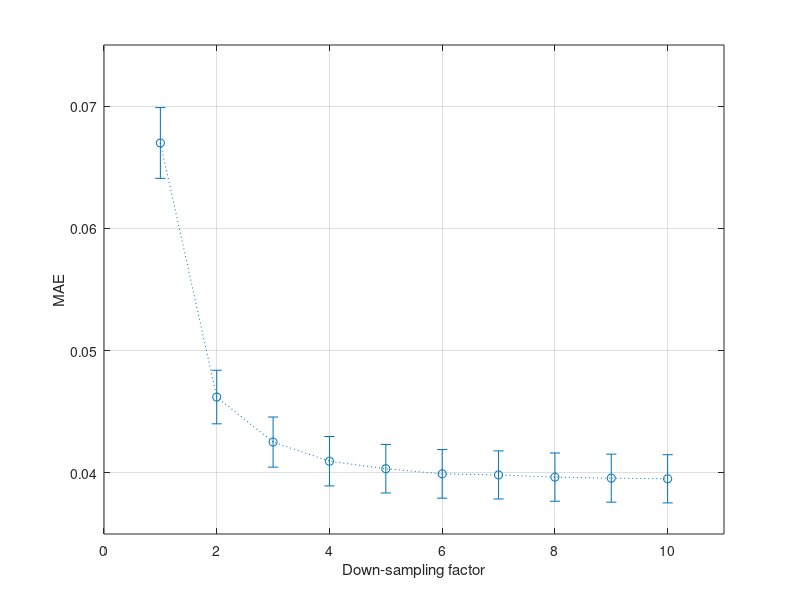
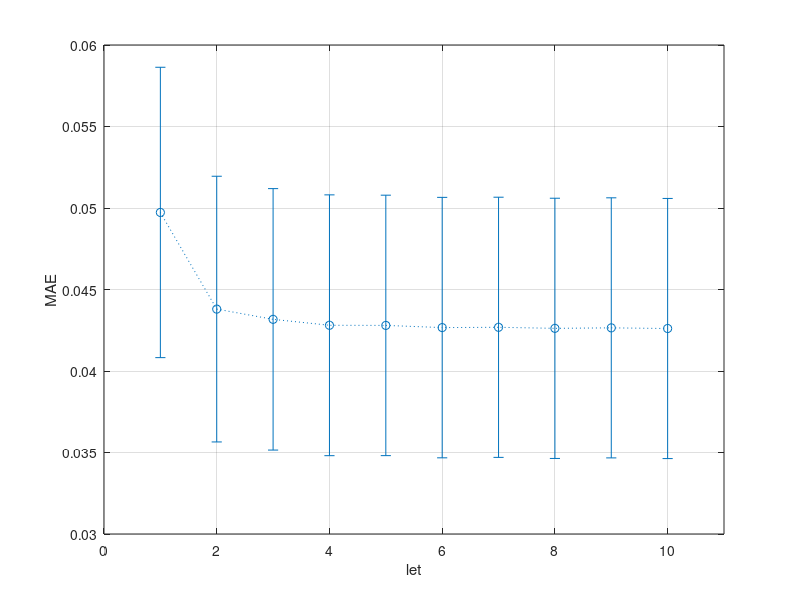
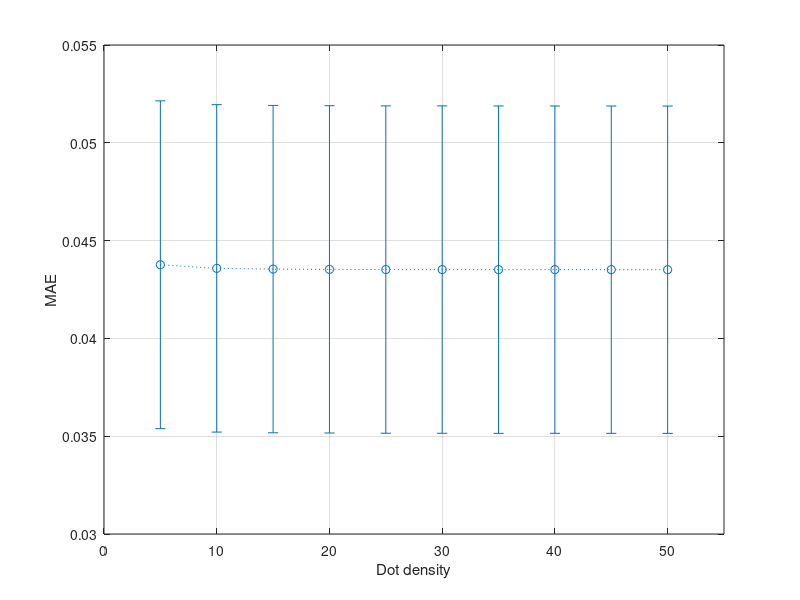
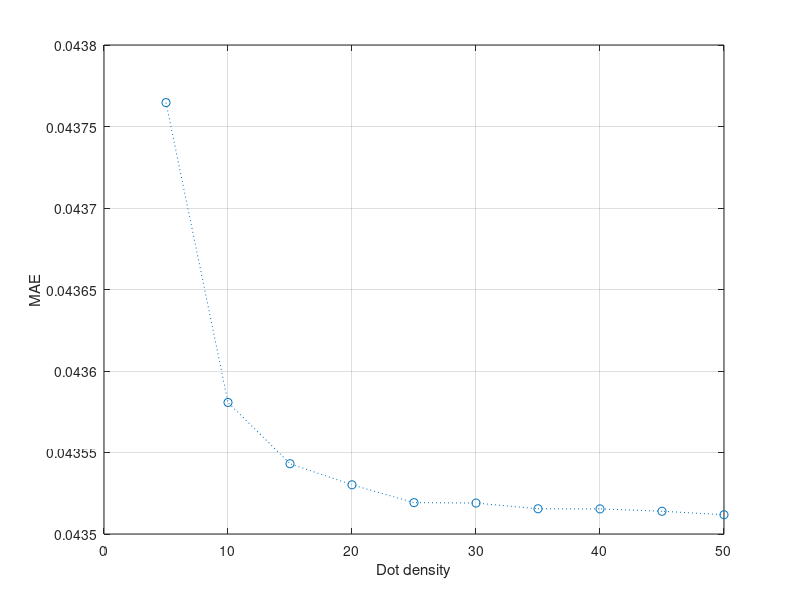

Write the MATLAB code that produced these figures, in order.
clc;
clear;
close all;

%%
load('0911/0911_shep.mat');

for i = 1:length(let)
    DS_fbp(i) = mean(mean(MAE_fbp(i, :, :)));
    let_fbp(i) = mean(mean(MAE_fbp(:, i, :)));
    dot_fbp(i) = mean(mean(MAE_fbp(:, :, i)));
    DS_sino(i) = mean(mean(MAE_sino(i, :, :)));
    DS_error(i) = std2(MAE_sino(i, :, :));
    let_sino(i) = mean(mean(MAE_sino(:, i, :)));
    let_error(i) = std2(MAE_sino(:, i, :));
    dot_sino(i) = mean(mean(MAE_sino(:, :, i)));
    dot_error(i) = std2(MAE_sino(:, :, i));
%     DS_fbp(i) = mean(MAE_fbp(i, 1, :));
%     dot_fbp(i) = mean(MAE_fbp(:, 1, i));
%     DS_sino(i) = mean(MAE_sino(i, 1, :));
%     dot_sino(i) = mean(MAE_sino(:, 1, i));
end

%%
% figure;
% hold on;
% grid on;
% plot(DS_fbp, 'r');
% plot(dot_fbp, 'b');
% plot(let_fbp, 'g');
% legend('Down-Sampling', 'Dot Interval', 'Let');
% title('Mean Absolute Error of Reconstruction Image');
% xlabel('DS\_Factor, 0.2 * dot density, let');
% ylabel('MAE');

%%
% figure;
% hold on;
% grid on;
% plot(DS_sino, 'r');
% plot(dot_sino, 'b');
% plot(let_sino, 'g');
% legend('Down-Sampling', 'Dot Interval', 'Let');
% title('Mean Absolute Error of Sinogram');
% xlabel('DS\_Factor, 0.2 * dot density, let');
% ylabel('MAE');

%%
figure;
hold on;
grid on;
box on;
errorbar(1:10, DS_sino, DS_error, 'o:');
axis([0 11 0.035 0.07501]);
xlabel('Down-sampling factor');
ylabel('MAE');

%%
figure;
hold on;
grid on;
box on;
errorbar(1:10, let_sino, let_error, 'o:');
axis([0 11 0.03 0.06]);
xlabel('let');
ylabel('MAE');

%%
figure;
hold on;
grid on;
box on;
errorbar(5:5:50, dot_sino, dot_error, 'o:');
axis([0 55 0.030 0.055]);
xlabel('Dot density');
ylabel('MAE');

%%
figure;
hold on;
grid on;
box on;
plot(5:5:50, dot_sino, 'o:');
% axis([0 55 0.030 0.055]);
xlabel('Dot density');
ylabel('MAE');